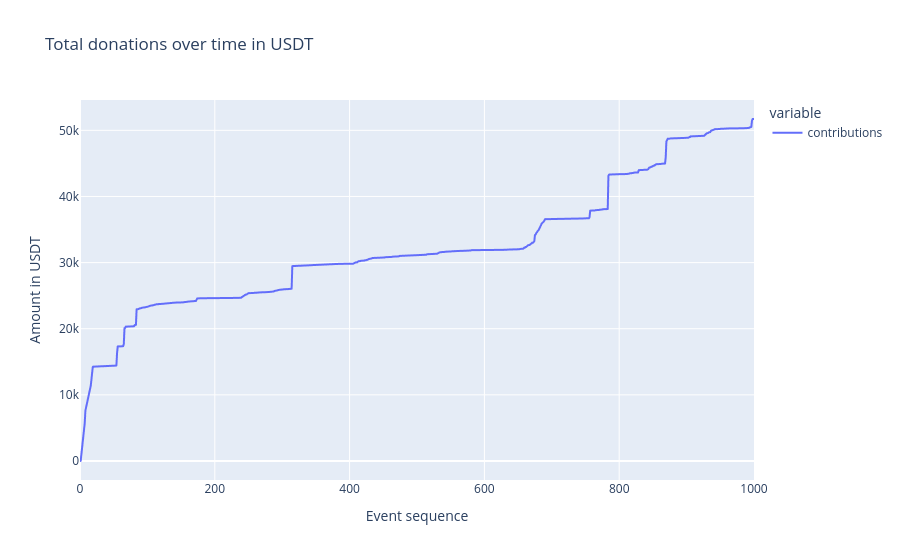

Write notebook code for a chart like this one.
### Markdown cell above
#### Total donations

### Code cell
contribs_total_donation = lambda contribs: sum(contrib['amount'] for contrib in contribs)
contrib_per_time = df.contributions.map(contribs_total_donation)
fig_df = contrib_per_time.reset_index()

title = 'Total donations over time in USDT'

x_col = 'timestep'
y_cols = ['contributions']

labels = {'value': 'Amount in USDT',
          'timestep': 'Event sequence'}

options = {'x': x_col,
           'y': y_cols,
           'title': title,
           'labels': labels}

fig = px.line(fig_df, **options)

fig.show()

### Figure 1 — Plotly figure (JSON) as saved in the notebook; plotly's stock layout.template omitted (floating-point values rounded to 4 significant figures; data arrays with more than 128 entries replaced by an {"elided": "..."} marker saying what was removed)
{"data": [{"hovertemplate": "variable=contributions<br>Event sequence=%{x}<br>Amount in USDT=%{y}<extra></extra>", "legendgroup": "contributions", "line": {"color": "#636efa", "dash": "solid"}, "mode": "lines", "name": "contributions", "showlegend": true, "type": "scattergl", "x": {"elided": "1001 int values"}, "xaxis": "x", "y": {"elided": "1001 float values"}, "yaxis": "y"}], "layout": {"autosize": true, "legend": {"title": {"text": "variable"}, "tracegroupgap": 0}, "title": {"text": "Total donations over time in USDT"}, "xaxis": {"anchor": "y", "autorange": true, "domain": [0, 1], "range": [0, 1000], "title": {"text": "Event sequence"}, "type": "linear"}, "yaxis": {"anchor": "x", "autorange": true, "domain": [0, 1], "range": [-2873.0, 54590.0], "title": {"text": "Amount in USDT"}, "type": "linear"}}}
